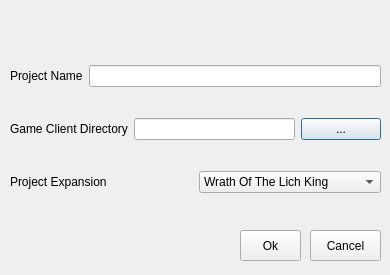
<?xml version="1.0" encoding="UTF-8"?>
<ui version="4.0">
  <class>ProjectCreationDialog</class>
  <widget class="QDialog" name="ProjectCreationDialog">
    <property name="geometry">
      <rect>
        <x>0</x>
        <y>0</y>
        <width>390</width>
        <height>275</height>
      </rect>
    </property>
    <property name="windowTitle">
      <string>Noggit Project Creation</string>
    </property>
    <property name="windowIcon">
      <iconset>
        <normalon>:/icon</normalon>
      </iconset>
    </property>
    <widget class="QWidget" name="verticalLayoutWidget">
      <property name="geometry">
        <rect>
          <x>10</x>
          <y>40</y>
          <width>371</width>
          <height>181</height>
        </rect>
      </property>
      <layout class="QVBoxLayout" name="verticalLayout">
        <item>
          <layout class="QHBoxLayout" name="horizontalLayout_2">
            <item>
              <widget class="QLabel" name="label_2">
                <property name="text">
                  <string>Project Name</string>
                </property>
              </widget>
            </item>
            <item>
              <widget class="QLineEdit" name="project_name"/>
            </item>
          </layout>
        </item>
        <item>
          <layout class="QHBoxLayout" name="horizontalLayout_3">
            <item>
              <widget class="QLabel" name="label_3">
                <property name="text">
                  <string>Game Client Directory</string>
                </property>
              </widget>
            </item>
            <item>
              <widget class="QLineEdit" name="game_client_apth"/>
            </item>
            <item>
              <widget class="QPushButton" name="button_folder_select">
                <property name="text">
                  <string>...</string>
                </property>
              </widget>
            </item>
          </layout>
        </item>
        <item>
          <layout class="QHBoxLayout" name="horizontalLayout">
            <item>
              <widget class="QLabel" name="label">
                <property name="text">
                  <string>Project Expansion</string>
                </property>
              </widget>
            </item>
            <item>
              <widget class="QComboBox" name="project_expansion">
                <item>
                  <property name="text">
                    <string>Wrath Of The Lich King</string>
                  </property>
                </item>
                <item>
                  <property name="text">
                    <string>Shadowlands</string>
                  </property>
                </item>
              </widget>
            </item>
          </layout>
        </item>
      </layout>
    </widget>
    <widget class="QPushButton" name="button_cancel">
      <property name="geometry">
        <rect>
          <x>310</x>
          <y>230</y>
          <width>71</width>
          <height>31</height>
        </rect>
      </property>
      <property name="text">
        <string>Cancel</string>
      </property>
    </widget>
    <widget class="QPushButton" name="button_ok">
      <property name="geometry">
        <rect>
          <x>240</x>
          <y>230</y>
          <width>61</width>
          <height>31</height>
        </rect>
      </property>
      <property name="text">
        <string>Ok</string>
      </property>
    </widget>
  </widget>
  <resources/>
  <connections/>
</ui>
